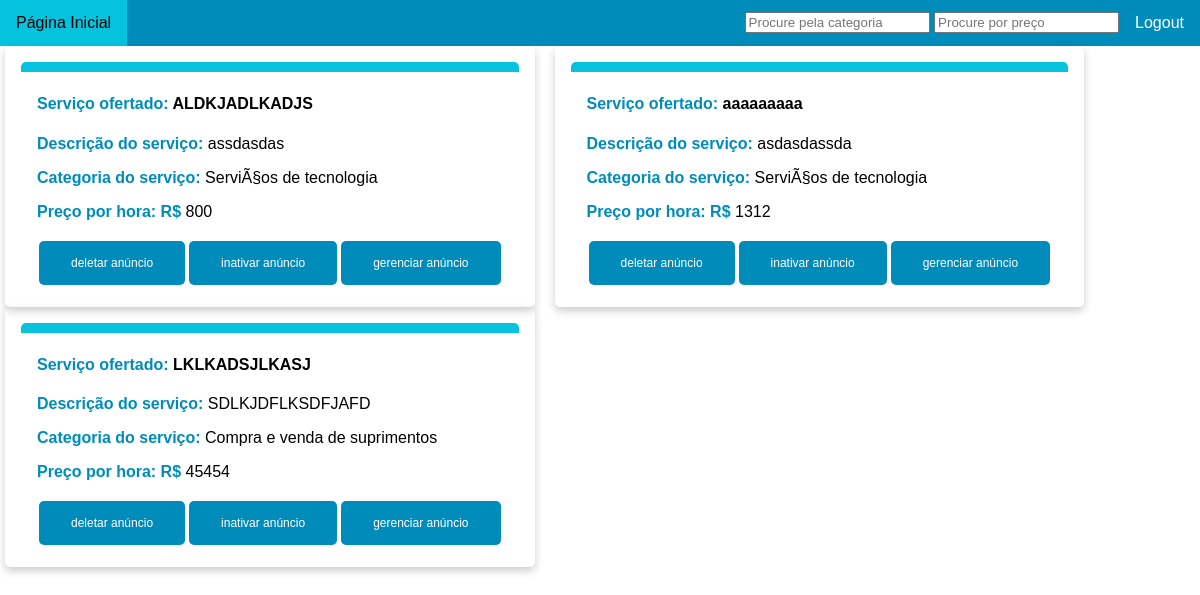
The page /posts_page.php (signed in) on the database its author committed.
### tables this page shows
CREATE TABLE `anuncios` (
  `id` int(3) NOT NULL,
  `isActive` int(1) NOT NULL,
  `titulo` varchar(60) DEFAULT NULL,
  `descricao` varchar(280) DEFAULT NULL,
  `data` datetime DEFAULT NULL,
  `categoria` int(3) DEFAULT NULL,
  `usuario` int(3) DEFAULT NULL,
  `preco` float NOT NULL
);

CREATE TABLE `categoria` (
  `id` int(3) NOT NULL,
  `titulo` varchar(60) DEFAULT NULL,
  `descricao` varchar(80) DEFAULT NULL
);

### src/posts_page.php (the view, shortened to what this page needs)
<!doctype html>
<?php
    include 'config.php';
?>
<html lang="pt-BR">
<head>
    <link rel="stylesheet" href="../css/posts_page_style.css">
</head>
<body>
<ul>
    <li><a href="index.php">Página Inicial</a></li>
    <li style="float: right"><a href="logout.php">Logout</a></li>
    <li style="float: right; padding-top: 12px">
    <input type="text" id="myFilter" class="form-control" onkeyup="myFunctionCateg()" placeholder="Procure pela categoria">
    <input type="text" id="myFilterPrec" class="form-control" onkeyup="myFunctionPrec()" placeholder="Procure por preço">
    </li>
</ul>
<?php
    @$userId = $_SESSION['id'];
    $sql = "SELECT * FROM anuncios";
    $result = mysqli_query($con, $sql);
    if($result != null){
        echo "<div class=\"row\" id=\"myProducts\">";
            while($row = mysqli_fetch_array($result)){
                if ($row['isActive'] == 1){
                    echo "<form action=\"\" method=\"POST\">";
                    echo "<div class=\"column\">";
                    echo "<div class=\"card\">";
                    echo "<div class=\"upper-line\">";
                    echo "</div>";
                    echo "<div class=\"container\">";
                    echo "<h4><b><span>Serviço ofertado:</span> ".$row['titulo']."</b></h4>";
                    echo "<p> <span>Descrição do serviço:</span> ".$row['descricao']."</p>";
                    @$categId = $row['categoria'];
                    @$getCategoryTitle = mysqli_query($con, "SELECT titulo FROM categoria WHERE id = $categId");
                    while(@$resultCategoryTitle = mysqli_fetch_array($getCategoryTitle)){
                        @$categoryTitle = @$resultCategoryTitle['titulo'];
                    }
                    echo "<p class=\"cardCategory\"> <span>Categoria do serviço:</span> ".$categoryTitle."</p>";
                    echo "<p class=\"cardPrice\"> <span>Preço por hora: R$</span> ".$row['preco']."</p>";
                    @$getUserAdmin = mysqli_query($con, "SELECT * FROM user WHERE id = $userId");
                    while(@$resultUserAdmin = mysqli_fetch_array($getUserAdmin)){
                        @$userIsAdmin = @$resultUserAdmin['isAdm'];
                    }
                    if($userIsAdmin == 1){
                        echo "<button type=\"submit\" name=\"botao\" value=\"deletar anúncio\" class=\"button\">deletar anúncio</button>";
                        echo "<button type=\"submit\" name=\"botao\" value=\"inativar anúncio\" class=\"button\">inativar anúncio</button>";
                    }
                    if($userId == $row['usuario']){
                        echo "<a><button type=\"submit\" name=\"botao\" value=\"gerenciar anúncio\" class=\"button\">gerenciar anúncio</button></a>";
                    }
                    echo "</div>";
                    echo "</div>";
                    echo "</div>";
                    echo "</form>";
                }
            }
            echo "</div>";
    } else {
        echo "There is no post.";
        header("Refresh:7");
    }
?>
</body>
</html>

### css/posts_page_style.css (style rules this page uses)
* { box-sizing: border-box; }
body { margin: 0 auto; font-family: Arial, Helvetica, sans-serif; }
.card { box-shadow: 0 4px 8px 0 rgba(0,0,0,0.2); transition: 0.3s; border-radius: 5px; width: fit-content; padding: 16px; }
.container { padding: 2px 16px; }
.upper-line { height: 10px; width: auto; background-color: #05C3DD; border-top-left-radius: 5px; border-top-right-radius: 5px; }
.column { float: left; width: fit-content; padding: 0 10px; }
.row { margin: 0 -5px; }
.row:after { content: ""; display: table; clear: both; }
span { color: #008CBA; font-weight: bold; }
.button { border: none; border-radius: 5px; color: white; padding: 15px 32px; text-align: center; text-decoration: none; display: inline-block; font-size: 12px; margin: 4px 2px; cursor: pointer; background-color: #008CBA; }
ul { list-style-type: none; margin: 0; padding: 0; overflow: hidden; background-color: #008CBA; }
li { float: left; }
li a { display: block; color: white; text-align: center; padding: 14px 16px; text-decoration: none; }

### rows shown on the page
anuncios: titulo "ALDKJADLKADJS", descricao "assdasdas", categoria.titulo "ServiÃ§os de tecnologia", preco "800", shows "gerenciar anúncio"
anuncios: titulo "aaaaaaaaa", descricao "asdasdassda", categoria.titulo "ServiÃ§os de tecnologia", preco "1312", shows "gerenciar anúncio"
anuncios: titulo "LKLKADSJLKASJ", descricao "SDLKJDFLKSDFJAFD", categoria.titulo "Compra e venda de suprimentos", preco "45454", shows "gerenciar anúncio"
